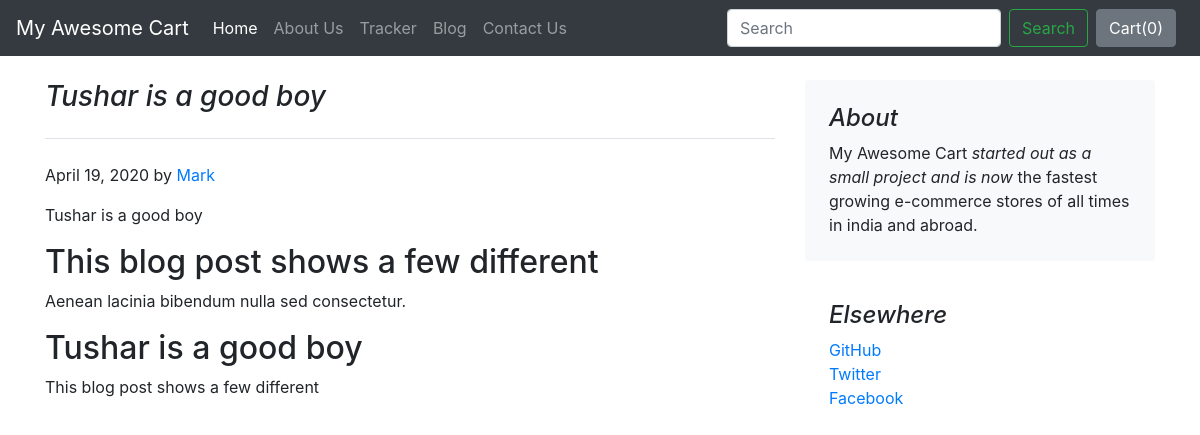
The page /blog/blogpost/1 on the database its author committed.
### blog/models.py (models this page shows)
class Blogpost(models.Model):
    post_id = models.AutoField(primary_key=True)
    title = models.CharField(max_length=50)
    head0 = models.CharField(max_length=500, default="")
    chead0 = models.CharField(max_length=5000, default="")
    head1 = models.CharField(max_length=500, default="")
    chead1= models.CharField(max_length=5000, default="")
    head2 = models.CharField(max_length=500, default="")
    chead2= models.CharField(max_length=5000, default="")
    pub_date = models.DateField()
    thubnail = models.ImageField(upload_to='shop/images', default="")
    def __str__(self):
        return self.title

### blog/views.py (the view)
# urls.py: path('blogpost/<int:id>' , views.blogpost, name="blogPost")
def blogpost(request, id):
    post = Blogpost.objects.filter(post_id=id)[0]
    print(post)
    return render(request, 'blog/blogpost.html', {'post':post})

### blog/templates/blog/blogpost.html (shortened to what this page needs)
{% extends 'blog/base.html' %}
{% block body %}
<div class="container">
    <div class="row mt-4">
        <div class="col-md-8 blog-main">
            <h3 class="pb-4 mb-4 font-italic border-bottom">
                {{post.title}}
            </h3>
            <div class="blog-post">
                <p class="blog-post-meta">{{post.pub_date}} by <a href="#">Mark</a></p>
                <p>{{post.chead0}}</p>
                <h2>{{post.head1}}</h2>
                <p>{{post.chead1}}</p>
                <h2>{{post.head2}}</h2>
                <p>{{post.chead2}}</p>
            </div>
        </div>
        <aside class="col-md-4 blog-sidebar">
            <div class="p-4 mb-3 bg-light rounded">
                <h4 class="font-italic">About</h4>
                <p class="mb-0">My Awesome Cart <em>started out as a small project and is now</em> the fastest growing e-commerce stores of all times in india and abroad.</p>
            </div>
            <div class="p-4">
                <h4 class="font-italic">Elsewhere</h4>
                <ol class="list-unstyled">
                    <li><a href="#">GitHub</a></li>
                    <li><a href="#">Twitter</a></li>
                    <li><a href="#">Facebook</a></li>
                </ol>
            </div>
        </aside>
    </div>
</div>
{% endblock %}

### rows shown on the page
Blogpost: title "Tushar is a good boy", pub_date "April 19, 2020", chead0 "Tushar is a good boy", head1 "This blog post shows a few different", chead1 "Aenean lacinia bibendum nulla sed consectetur.", head2 "Tushar is a good boy", chead2 "This blog post shows a few different"
